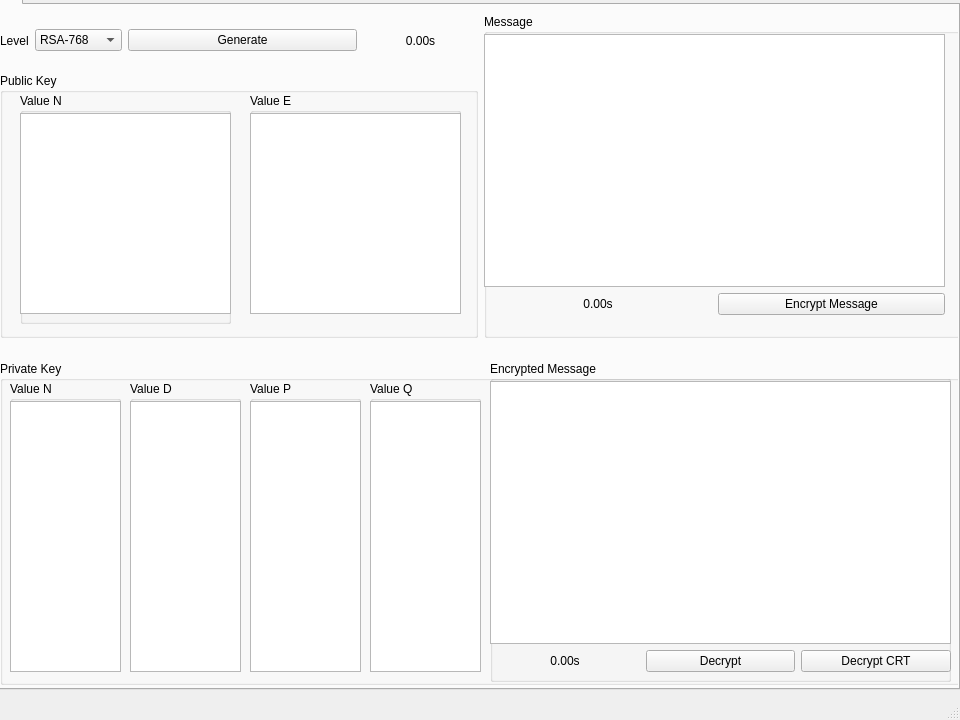
<?xml version="1.0" encoding="UTF-8"?>
<ui version="4.0">
 <class>MainWindow</class>
 <widget class="QMainWindow" name="MainWindow">
  <property name="geometry">
   <rect>
    <x>0</x>
    <y>0</y>
    <width>960</width>
    <height>720</height>
   </rect>
  </property>
  <property name="sizePolicy">
   <sizepolicy hsizetype="Fixed" vsizetype="Fixed">
    <horstretch>0</horstretch>
    <verstretch>0</verstretch>
   </sizepolicy>
  </property>
  <property name="minimumSize">
   <size>
    <width>960</width>
    <height>720</height>
   </size>
  </property>
  <property name="maximumSize">
   <size>
    <width>960</width>
    <height>720</height>
   </size>
  </property>
  <property name="windowTitle">
   <string>naiveRSA</string>
  </property>
  <widget class="QWidget" name="centralwidget">
   <widget class="QTabWidget" name="tabWidget">
    <property name="geometry">
     <rect>
      <x>-1</x>
      <y>-21</y>
      <width>961</width>
      <height>711</height>
     </rect>
    </property>
    <property name="currentIndex">
     <number>0</number>
    </property>
    <widget class="QWidget" name="encryption">
     <attribute name="title">
      <string/>
     </attribute>
     <widget class="QWidget" name="verticalLayoutWidget">
      <property name="geometry">
       <rect>
        <x>-1</x>
        <y>9</y>
        <width>961</width>
        <height>671</height>
       </rect>
      </property>
      <layout class="QVBoxLayout" name="verticalLayout" stretch="20,1,20">
       <item>
        <layout class="QHBoxLayout" name="horizontalLayout_3" stretch="20,20">
         <item>
          <layout class="QVBoxLayout" name="verticalLayout_2" stretch="1,5">
           <item>
            <layout class="QHBoxLayout" name="horizontalLayout_8" stretch="1,1,10,5">
             <item>
              <widget class="QLabel" name="label">
               <property name="text">
                <string>Level</string>
               </property>
              </widget>
             </item>
             <item>
              <widget class="QComboBox" name="comboBox">
               <item>
                <property name="text">
                 <string>RSA-768</string>
                </property>
               </item>
               <item>
                <property name="text">
                 <string>RSA-1024</string>
                </property>
               </item>
               <item>
                <property name="text">
                 <string>RSA-2048</string>
                </property>
               </item>
               <item>
                <property name="text">
                 <string>RSA-4096</string>
                </property>
               </item>
              </widget>
             </item>
             <item>
              <widget class="QPushButton" name="btn_gen">
               <property name="text">
                <string>Generate</string>
               </property>
              </widget>
             </item>
             <item>
              <widget class="QLabel" name="gen_time">
               <property name="text">
                <string>0.00s</string>
               </property>
               <property name="alignment">
                <set>Qt::AlignCenter</set>
               </property>
              </widget>
             </item>
            </layout>
           </item>
           <item>
            <widget class="QGroupBox" name="groupBox_2">
             <property name="title">
              <string>Public Key</string>
             </property>
             <widget class="QGroupBox" name="groupBox_3">
              <property name="geometry">
               <rect>
                <x>20</x>
                <y>20</y>
                <width>211</width>
                <height>231</height>
               </rect>
              </property>
              <property name="title">
               <string>Value N</string>
              </property>
              <widget class="QTextEdit" name="val_N_pub">
               <property name="geometry">
                <rect>
                 <x>0</x>
                 <y>20</y>
                 <width>211</width>
                 <height>201</height>
                </rect>
               </property>
              </widget>
             </widget>
             <widget class="QGroupBox" name="groupBox_4">
              <property name="geometry">
               <rect>
                <x>250</x>
                <y>20</y>
                <width>211</width>
                <height>221</height>
               </rect>
              </property>
              <property name="title">
               <string>Value E</string>
              </property>
              <widget class="QTextEdit" name="val_E">
               <property name="geometry">
                <rect>
                 <x>0</x>
                 <y>20</y>
                 <width>211</width>
                 <height>201</height>
                </rect>
               </property>
              </widget>
             </widget>
            </widget>
           </item>
          </layout>
         </item>
         <item>
          <widget class="QGroupBox" name="groupBox">
           <property name="title">
            <string>Message</string>
           </property>
           <widget class="QWidget" name="verticalLayoutWidget_3">
            <property name="geometry">
             <rect>
              <x>0</x>
              <y>20</y>
              <width>461</width>
              <height>281</height>
             </rect>
            </property>
            <layout class="QVBoxLayout" name="verticalLayout_3" stretch="10,1">
             <item>
              <widget class="QTextEdit" name="message_input"/>
             </item>
             <item>
              <layout class="QHBoxLayout" name="horizontalLayout_10">
               <item>
                <widget class="QLabel" name="en_time">
                 <property name="layoutDirection">
                  <enum>Qt::LeftToRight</enum>
                 </property>
                 <property name="text">
                  <string>0.00s</string>
                 </property>
                 <property name="alignment">
                  <set>Qt::AlignCenter</set>
                 </property>
                </widget>
               </item>
               <item>
                <widget class="QPushButton" name="btn_en">
                 <property name="text">
                  <string>Encrypt Message</string>
                 </property>
                </widget>
               </item>
              </layout>
             </item>
            </layout>
           </widget>
          </widget>
         </item>
        </layout>
       </item>
       <item>
        <spacer name="verticalSpacer">
         <property name="orientation">
          <enum>Qt::Vertical</enum>
         </property>
         <property name="sizeHint" stdset="0">
          <size>
           <width>20</width>
           <height>40</height>
          </size>
         </property>
        </spacer>
       </item>
       <item>
        <layout class="QHBoxLayout" name="horizontalLayout_4">
         <item>
          <layout class="QHBoxLayout" name="horizontalLayout_9" stretch="100">
           <item>
            <widget class="QGroupBox" name="groupBox_6">
             <property name="title">
              <string>Private Key</string>
             </property>
             <widget class="QGroupBox" name="groupBox_7">
              <property name="geometry">
               <rect>
                <x>130</x>
                <y>20</y>
                <width>111</width>
                <height>291</height>
               </rect>
              </property>
              <property name="title">
               <string>Value D</string>
              </property>
              <widget class="QTextEdit" name="val_D">
               <property name="geometry">
                <rect>
                 <x>0</x>
                 <y>20</y>
                 <width>111</width>
                 <height>271</height>
                </rect>
               </property>
              </widget>
             </widget>
             <widget class="QGroupBox" name="groupBox_8">
              <property name="geometry">
               <rect>
                <x>250</x>
                <y>20</y>
                <width>111</width>
                <height>291</height>
               </rect>
              </property>
              <property name="title">
               <string>Value P</string>
              </property>
              <widget class="QTextEdit" name="val_P">
               <property name="geometry">
                <rect>
                 <x>0</x>
                 <y>20</y>
                 <width>111</width>
                 <height>271</height>
                </rect>
               </property>
              </widget>
             </widget>
             <widget class="QGroupBox" name="groupBox_9">
              <property name="geometry">
               <rect>
                <x>370</x>
                <y>20</y>
                <width>111</width>
                <height>291</height>
               </rect>
              </property>
              <property name="title">
               <string>Value Q</string>
              </property>
              <widget class="QTextEdit" name="val_Q">
               <property name="geometry">
                <rect>
                 <x>0</x>
                 <y>20</y>
                 <width>111</width>
                 <height>271</height>
                </rect>
               </property>
              </widget>
             </widget>
             <widget class="QGroupBox" name="groupBox_5">
              <property name="geometry">
               <rect>
                <x>490</x>
                <y>0</y>
                <width>461</width>
                <height>321</height>
               </rect>
              </property>
              <property name="title">
               <string>Encrypted Message</string>
              </property>
              <widget class="QWidget" name="verticalLayoutWidget_4">
               <property name="geometry">
                <rect>
                 <x>0</x>
                 <y>20</y>
                 <width>461</width>
                 <height>291</height>
                </rect>
               </property>
               <layout class="QVBoxLayout" name="verticalLayout_4" stretch="10,1">
                <item>
                 <widget class="QTextEdit" name="ciphertext_input"/>
                </item>
                <item>
                 <layout class="QHBoxLayout" name="horizontalLayout_11">
                  <item>
                   <widget class="QLabel" name="de_time">
                    <property name="text">
                     <string>0.00s</string>
                    </property>
                    <property name="alignment">
                     <set>Qt::AlignCenter</set>
                    </property>
                   </widget>
                  </item>
                  <item>
                   <widget class="QPushButton" name="btn_de">
                    <property name="text">
                     <string>Decrypt</string>
                    </property>
                   </widget>
                  </item>
                  <item>
                   <widget class="QPushButton" name="btn_de_crt">
                    <property name="text">
                     <string>Decrypt CRT</string>
                    </property>
                   </widget>
                  </item>
                 </layout>
                </item>
               </layout>
              </widget>
             </widget>
             <widget class="QGroupBox" name="groupBox_10">
              <property name="geometry">
               <rect>
                <x>10</x>
                <y>20</y>
                <width>111</width>
                <height>291</height>
               </rect>
              </property>
              <property name="title">
               <string>Value N</string>
              </property>
              <widget class="QTextEdit" name="val_N_pri">
               <property name="geometry">
                <rect>
                 <x>0</x>
                 <y>20</y>
                 <width>111</width>
                 <height>271</height>
                </rect>
               </property>
              </widget>
             </widget>
            </widget>
           </item>
          </layout>
         </item>
        </layout>
       </item>
      </layout>
     </widget>
    </widget>
   </widget>
  </widget>
  <widget class="QStatusBar" name="statusbar"/>
 </widget>
 <resources/>
 <connections/>
</ui>
